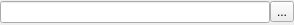
<?xml version="1.0" encoding="UTF-8"?>
<ui version="4.0">
 <class>PathLineEdit</class>
 <widget class="QWidget" name="PathLineEdit">
  <property name="geometry">
   <rect>
    <x>0</x>
    <y>0</y>
    <width>294</width>
    <height>25</height>
   </rect>
  </property>
  <property name="focusPolicy">
   <enum>Qt::StrongFocus</enum>
  </property>
  <property name="windowTitle">
   <string>Form</string>
  </property>
  <layout class="QVBoxLayout" name="verticalLayout">
   <property name="spacing">
    <number>0</number>
   </property>
   <property name="leftMargin">
    <number>0</number>
   </property>
   <property name="topMargin">
    <number>0</number>
   </property>
   <property name="rightMargin">
    <number>0</number>
   </property>
   <property name="bottomMargin">
    <number>0</number>
   </property>
   <item>
    <layout class="QHBoxLayout" name="horizontalLayout">
     <property name="spacing">
      <number>0</number>
     </property>
     <item>
      <widget class="QLineEdit" name="lineEdit">
       <property name="whatsThis">
        <string/>
       </property>
      </widget>
     </item>
     <item>
      <widget class="QToolButton" name="browseButton">
       <property name="text">
        <string>...</string>
       </property>
      </widget>
     </item>
    </layout>
   </item>
  </layout>
 </widget>
 <tabstops>
  <tabstop>lineEdit</tabstop>
  <tabstop>browseButton</tabstop>
 </tabstops>
 <resources/>
 <connections/>
</ui>
